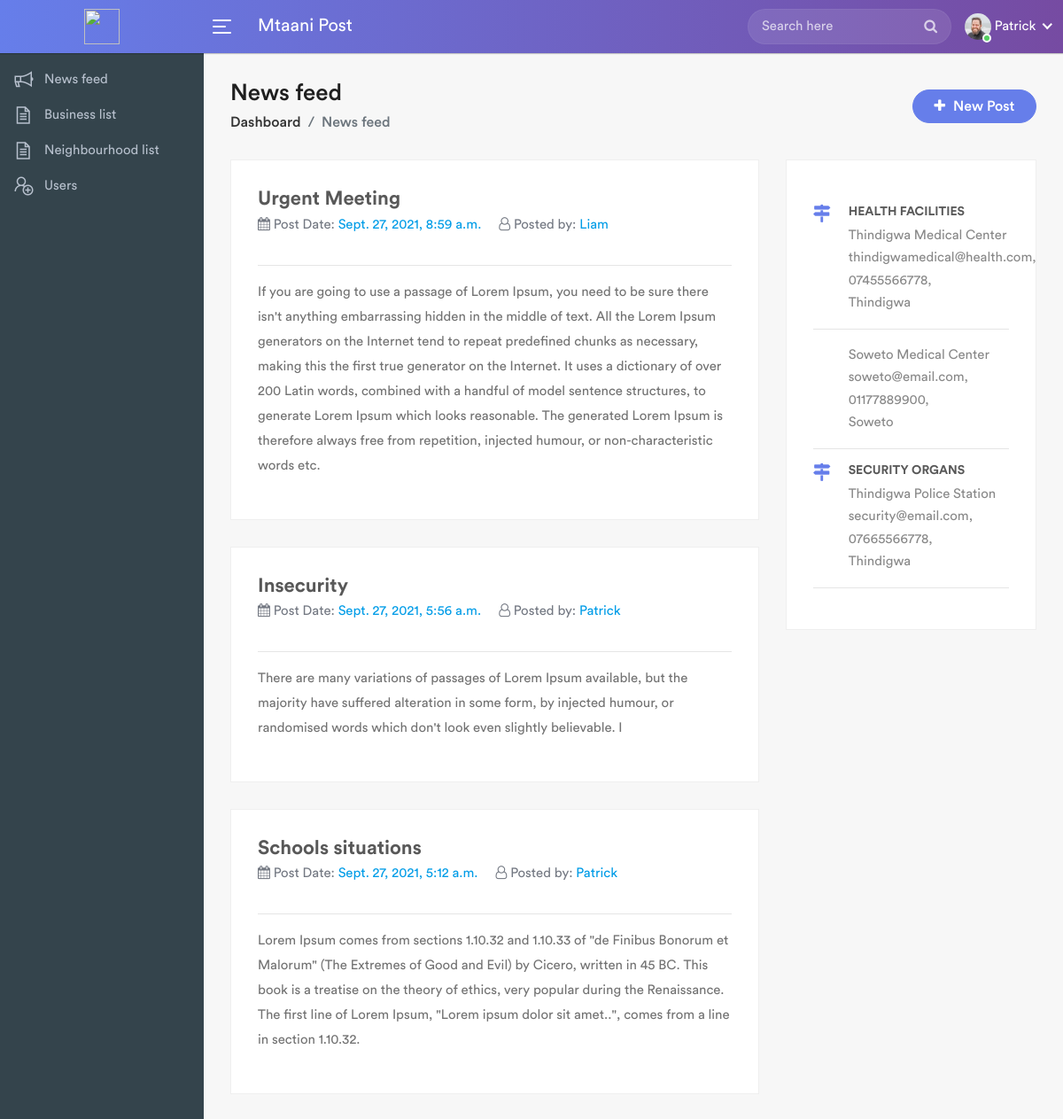
Screenshot of /neighbourhood/ (signed in) with the database file from the repository.
### users/models.py (models this page shows, shortened)
class Profile(models.Model):
    SYSTEM_USERS = (
        ('user', 'User'),
        ('admin', 'Admin')
    )
    user = models.OneToOneField(
        User, on_delete=models.CASCADE, null=True, blank=True)
    first_name = models.CharField(max_length=200, null=True)
    other_name = models.CharField(max_length=200, null=True)
    email = models.EmailField(max_length=500, blank=True, null=True)
    phone_number = models.CharField(max_length=200, blank=True, null=True)
    username = models.CharField(max_length=200, blank=True, null=True)
    user_type =models.CharField(max_length=200, choices=SYSTEM_USERS, default='user',blank=True, null=True,)
    neighbourhood = models.ForeignKey(
        Neighbourhood, on_delete=models.SET_NULL, null=True)
    profile_image = models.ImageField(
        blank=True, null=True, upload_to='profiles/', default='profiles/user-default.png')
    created = models.DateTimeField(auto_now_add=True)
    id = models.UUIDField(default=uuid.uuid4, unique=True,
                          primary_key=True, editable=False)
    class Meta:
        ordering = ['created']

### neighbourhoods/models.py (models this page shows, shortened)
class Post(models.Model):
    POST_TYPES = (
        ('news', 'News'),
        ('announcement', 'Announcement')
    )
    owner = models.ForeignKey(
        User, on_delete=models.CASCADE, null=True, blank=True)
    title = models.CharField(max_length=200, blank=True, null=True)
    description = models.TextField(null=True, blank=True)
    neighbourhood = models.ForeignKey(
        Neighbourhood, on_delete=models.CASCADE, null=True)
    post_type =models.CharField(max_length=200, choices=POST_TYPES)
    created = models.DateTimeField(auto_now_add=True)
    id = models.UUIDField(default=uuid.uuid4, unique=True,
                          primary_key=True, editable=False)
    class Meta:
        ordering = ['-created']

class Contact(models.Model):
    CATEGORY = (
        ('health', 'Health'),
        ('security', 'Security')
    )
    neighbourhood = models.ForeignKey(
        Neighbourhood, on_delete=models.CASCADE, null=True)
    name = models.CharField(max_length=200, blank=True, null=True)
    email = models.EmailField(max_length=500, blank=True, null=True)
    phone_number = models.CharField(max_length=200, blank=True, null=True)
    location = models.CharField(max_length=200, blank=True, null=True)
    category =models.CharField(max_length=200, choices=CATEGORY)
    created = models.DateTimeField(auto_now_add=True)
    id = models.UUIDField(default=uuid.uuid4, unique=True,
                          primary_key=True, editable=False)

### neighbourhoods/views.py (the view)
# urls.py: path('', views.home, name='home'),
@login_required(login_url='login')
def home(request):
    neighbourhood = request.user.profile.neighbourhood
    posts = Post.objects.filter(neighbourhood=neighbourhood)
    contacts = Contact.objects.filter(neighbourhood=neighbourhood)
    context = {
        'posts': posts,
        'contacts': contacts,
        'form': PostForm(),
    }
    return render(request, 'neighbourhoods/home.html',context)

### neighbourhoods/forms.py
class PostForm(ModelForm):
    class Meta:
        model = Post
        fields = {'post_type','title','description'}
    def __init__(self, *args, **kwargs):
        super(PostForm, self).__init__(*args, **kwargs)
        for name, field in self.fields.items():
            field.widget.attrs.update({'class': 'form-control'})

### neighbourhoods/templates/neighbourhoods/home.html (shortened to what this page needs)
{% extends 'base.html' %} {% block content %}
<div class="page-wrapper">
  <div class="content container">
    <div class="page-header">
      <div class="row align-items-center">
        <div class="col">
          <h3 class="page-title">News feed</h3>
          <ul class="breadcrumb">
            <li class="breadcrumb-item">
              <a href="{% url 'home' %}">Dashboard</a>
            </li>
            <li class="breadcrumb-item active">News feed</li>
          </ul>
        </div>
        <div class="col-auto float-right ml-auto">
          <a
            href="#"
            class="btn add-btn"
            data-toggle="modal"
            data-target="#add_post"
            ><i class="fa fa-plus"></i> New Post</a
          >
        </div>
      </div>
    </div>
    <div class="row">
      <div class="col-md-8">
        {% for post in posts %}
        <div class="job-info job-widget">
          <h3 class="job-title">{{post.title}}</h3>
          <ul class="job-post-det">
            <li>
              <i class="fa fa-calendar"></i> Post Date:
              <span class="text-blue">{{post.created}}</span>
            </li>
            <li>
              <i class="fa fa-user-o"></i> Posted by:
              <span class="text-blue">{{post.owner.profile.first_name}}</span>
            </li>
          </ul>
          <hr />
          <div class="job-description">
            <p>{{post.description}}</p>
          </div>
        </div>
        {% endfor %}
      </div>
      <div class="col-md-4">
        <div class="job-det-info job-widget">
          <div class="info-list">
            <span><i class="fa fa-map-signs"></i></span>
            <h5>Health Facilities</h5>
            {% for contact in contacts %} {% if contact.category == 'health' %}
            <p>
              {{contact.name}} <br />
              {{contact.email}}, <br />
              {{contact.phone_number}}, <br />
              {{contact.location}}
            </p>
            <hr />
            {% endif %} {% endfor %}
            <span><i class="fa fa-map-signs"></i></span>
            <h5>Security Organs</h5>
            {% for contact in contacts %} {% if contact.category == 'security'%}
            <p>
              {{contact.name}} <br />
              {{contact.email}}, <br />
              {{contact.phone_number}}, <br />
              {{contact.location}}
            </p>
            <hr />
            {% endif %} {% endfor %}
          </div>
        </div>
      </div>
    </div>
  </div>
</div>
{% endblock content %}

### templates/header.html (shortened to what this page needs)
{% load static %}
<div class="header">
  <div class="header-left">
    <a href="index.html" class="logo">
      <img src="assets/img/logo.png" width="40" height="40" alt="" />
    </a>
  </div>
  <a id="toggle_btn" href="javascript:void(0);">
    <span class="bar-icon">
      <span></span>
      <span></span>
      <span></span>
    </span>
  </a>
  <div class="page-title-box">
    <h3>Mtaani Post</h3>
  </div>
  <ul class="nav user-menu">
    <li class="nav-item">
      <div class="top-nav-search">
        <form action="search.html">
          <input class="form-control" type="text" placeholder="Search here" />
          <button class="btn" type="submit">
            <i class="fa fa-search"></i>
          </button>
        </form>
      </div>
    </li>
    <li class="nav-item dropdown has-arrow main-drop">
      <a href="#" class="dropdown-toggle nav-link" data-toggle="dropdown">
        <span class="user-img"
          ><img src="{{user.profile.profile_image.url}}" alt="" />
          <span class="status online"></span
        ></span>
        <span>{{user.profile.first_name}}</span>
      </a>
    </li>
  </ul>
</div>

### rows the page displays
Post: title "Urgent Meeting", created "Sept. 27, 2021, 8:59 a.m.", owner.profile.first_name "Liam", description "If you are going to use a passage of Lorem Ipsum, you need to be sure there isn't anything embarrassing hidden in the middle of text. All the Lorem Ipsum generators on the Internet tend to repeat predefined chunks as necessary, making this the first true generator on the Internet. It uses a dictionary of over 200 Latin words, combined with a handful of model sentence structures, to generate Lorem Ipsum which looks reasonable. The generated Lorem Ipsum is therefore always free from repetition, injected humour, or non-characteristic words etc."
Post: title "Insecurity", created "Sept. 27, 2021, 5:56 a.m.", owner.profile.first_name "Patrick", description "There are many variations of passages of Lorem Ipsum available, but the majority have suffered alteration in some form, by injected humour, or randomised words which don't look even slightly believable. I"
Post: title "Schools situations", created "Sept. 27, 2021, 5:12 a.m.", owner.profile.first_name "Patrick", description "Lorem Ipsum comes from sections 1.10.32 and 1.10.33 of \"de Finibus Bonorum et Malorum\" (The Extremes of Good and Evil) by Cicero, written in 45 BC. This book is a treatise on the theory of ethics, very popular during the Renaissance. The first line of Lorem Ipsum, \"Lorem ipsum dolor sit amet..\", comes from a line in section 1.10.32."
Contact: name "Thindigwa Medical Center", email "thindigwamedical@health.com", phone_number "07455566778", location "Thindigwa"
Contact: name "Soweto Medical Center", email "soweto@email.com", phone_number "01177889900", location "Soweto"
Contact: name "Thindigwa Police Station", email "security@email.com", phone_number "07665566778", location "Thindigwa"

### other values shown
{{ user.profile.first_name }} "Patrick"
